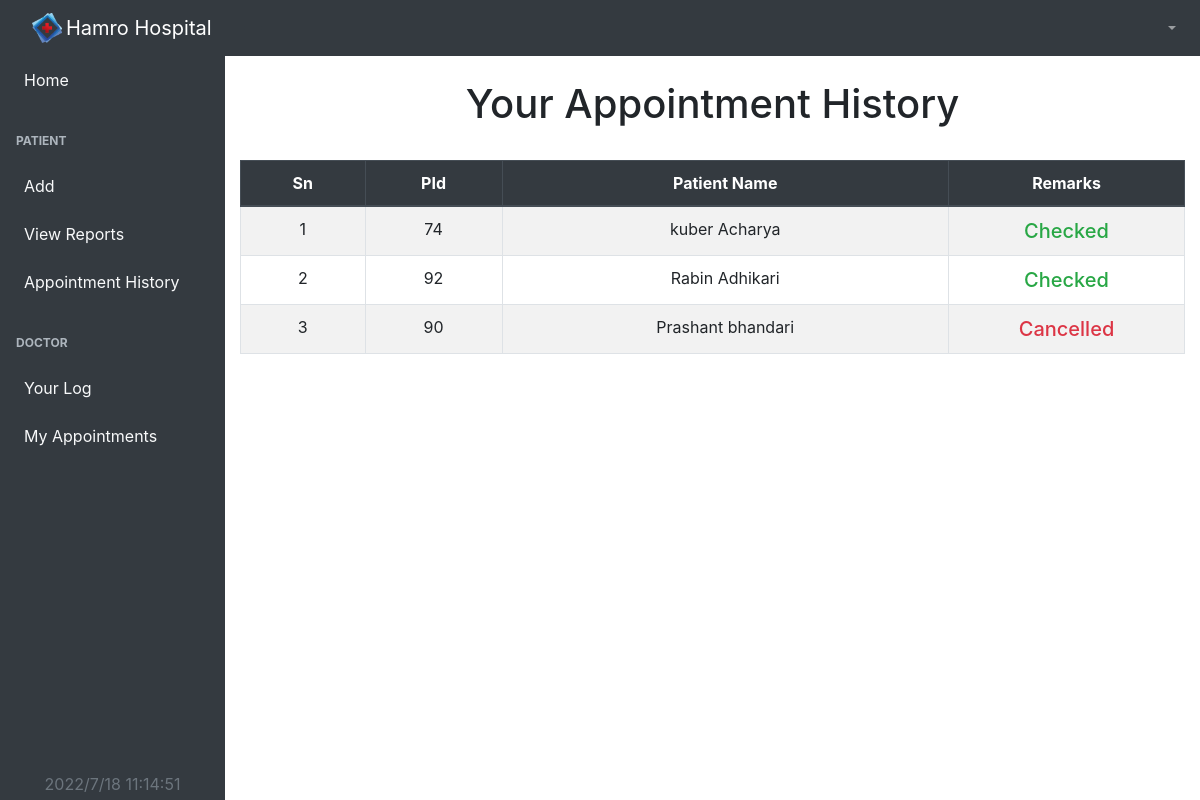
/doctor/appointmentHistory (signed in), run on the app's committed database.
### tables this page shows
CREATE TABLE `appointment` (
  `app-ID` int(11) NOT NULL,
  `did` int(11) NOT NULL,
  `pid` int(11) NOT NULL,
  `problem` varchar(1024) NOT NULL,
  `report` varchar(300) DEFAULT NULL,
  `date` varchar(10) NOT NULL DEFAULT current_timestamp(),
  `status` int(1) NOT NULL DEFAULT 0 COMMENT '0->default\r\n1->checked\r\n2->cancelled'
);

CREATE TABLE `patient` (
  `pid` int(11) NOT NULL,
  `pname` varchar(25) NOT NULL,
  `pemail` varchar(35) NOT NULL,
  `ppassword` varchar(35) NOT NULL,
  `pphone` varchar(10) NOT NULL,
  `pgender` char(1) NOT NULL,
  `page` int(3) NOT NULL,
  `paddress` varchar(40) NOT NULL,
  `pimage` varchar(1024) NOT NULL
);

### controllers/DoctorController.php (called while the page is built, shortened)
<?php
class DoctorController
{
    private $doctorModelObj;
    function __construct()
    {
        require 'services/loader.php';
        include 'models/DoctorModel.php';
        $this->doctorModelObj = new DoctorModel();
    }
    public function appointmentHistory()
    {
        $result = $this->doctorModelObj->getAppointmentHistory();
        require 'views/Doctor/appointmentHistory.php';
    }
}

### index.php (called while the page is built, shortened)
<?php
require "./views/shared/links.php";
if (empty($_GET["url"])) {
   $url = "Dashboard/Index";
} else {
   $url = $_GET["url"];
}
$url = explode('/', $url);
$method = $url[1];
$obj = new $controller();
$obj->$method();

### services/config.php (called while the page is built)
<?php
  class Config{
  	  public static function getConnection(){
  	  	$conn=new mysqli("localhost","root","","pms");
  	  	return $conn;
  	  }
  }
?>

### models/doctorModel.php (called while the page is built, shortened)
<?php
class DoctorModel
{
  private $conn;
  function __construct()
  {
    require_once "services/Config.php";
    $this->conn = Config::getConnection();
  }
  public function getAppointmentHistory()
  {
    $docId = $_SESSION['doctor']['did'];
    $sql = "SELECT * from patient,appointment WHERE appointment.pid = patient.pid AND status!=0 AND did='$docId' ORDER BY `app-ID` DESC ";
    $result = $this->conn->query($sql);
    if ($result) {
      return $result;
    } else {
      return false;
    }
  }
}

### views/Doctor/appointmentHistory.php (the view, shortened to what this page needs)
<!DOCTYPE html>
<html lang="en">
<head>
    <?php
    require_once "views/shared/doctorlink.php";
    require_once 'views/Doctor/shared/doctorSideNav.php';
    ?>
    <div id="layoutSidenav_content">
        <main>
            <div class="container-fluid">
                <h1 class="mt-4 text-center">Your Appointment History</h1>
                <br>
            </div>
            <div class="container-fluid w-xl-75">
                <table class="table table-bordered table-striped table-hover table-responsive-sm">
                    <thead class="thead-dark">
                        <tr>
                            <th scope="col" class="text-center">Sn</th>
                            <th scope="col" class="text-center">PId</th>
                            <th scope="col" class="text-center">Patient Name</th>
                            <th scope="col" class="text-center" style="width:25%">Remarks</th>
                        </tr>
                    </thead>
                    <tbody>
                        <?php
                        $sn = 1;
                        if (empty($result)) {
                            echo "<div class='alert alert-danger m-4 text-center py-4' role='alert'>
                            No Appointment Record Found.
                          </div";
                        } else {
                            foreach ($result as $row) {
                        ?>
                                <tr>
                                    <td class="text-center"><?php echo $sn; ?></td>
                                    <td class="text-center"><?php echo $row['pid']; ?></td>
                                    <td class="text-center"><?php echo $row['pname']; ?></td>
                                    <td class="text-center">
                                        <?php if ($row['status'] == 1) {
                                            echo "<span class='text-success h5'>Checked</span>";
                                        } else {
                                            echo "<span class='text-danger h5'>Cancelled</span>";
                                        } ?>
                                    </td>
                                </tr>
                        <?php $sn++;
                            }
                        }
                        ?>
                    </tbody>
                </table>
            </div>
        </main>
    </div>
    </div>
    </body>
</html>

### services/loader.php (style rules this page uses)
body { margin: 0; padding: 0; width: 100%; height: 100vh; background-color: #eee; }

### data on the page
appointment: pid "74", pid.pname "kuber Acharya", status "Checked"
appointment: pid "92", pid.pname "Rabin Adhikari", status "Checked"
appointment: pid "90", pid.pname "Prashant bhandari", status "Cancelled"
